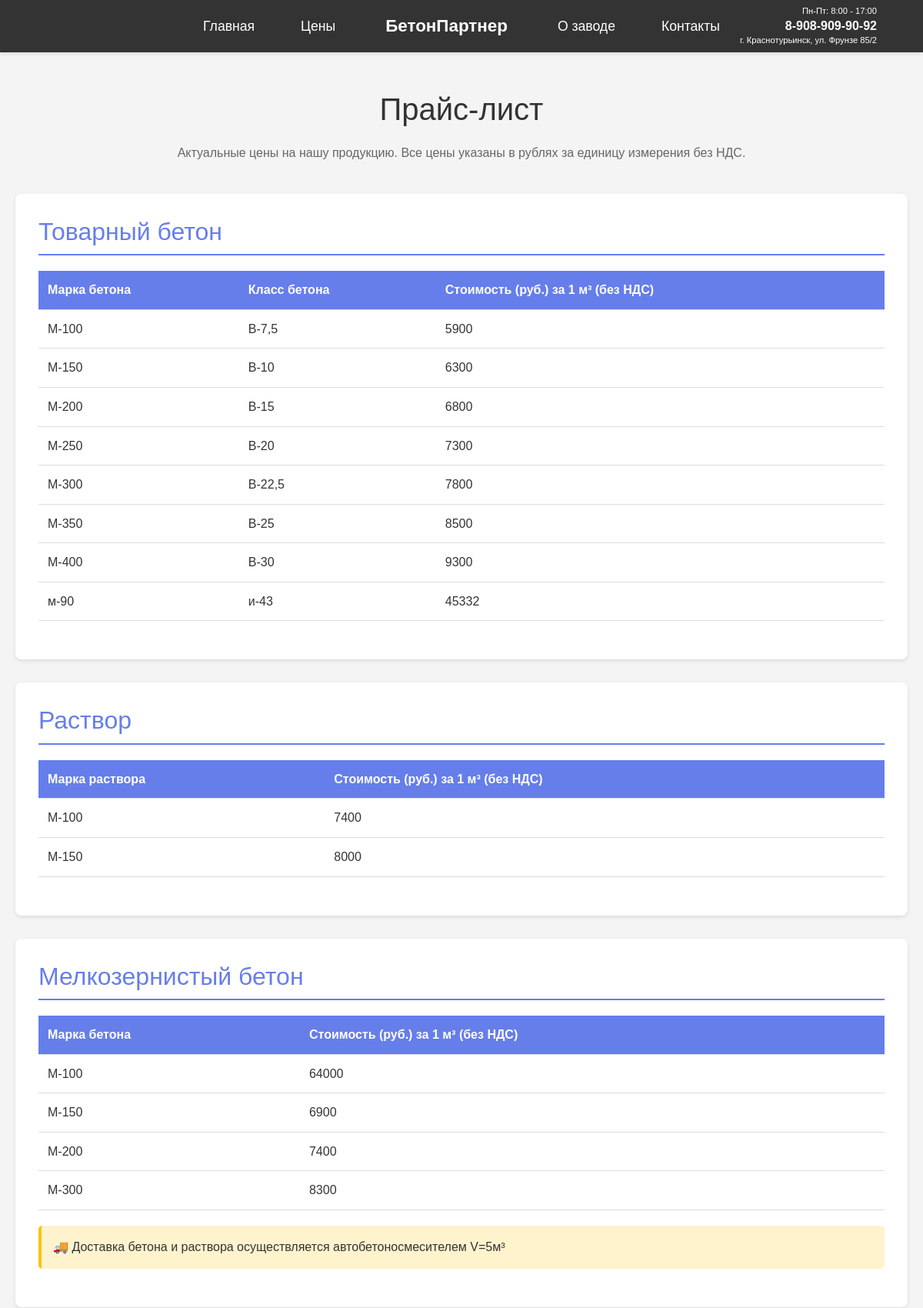
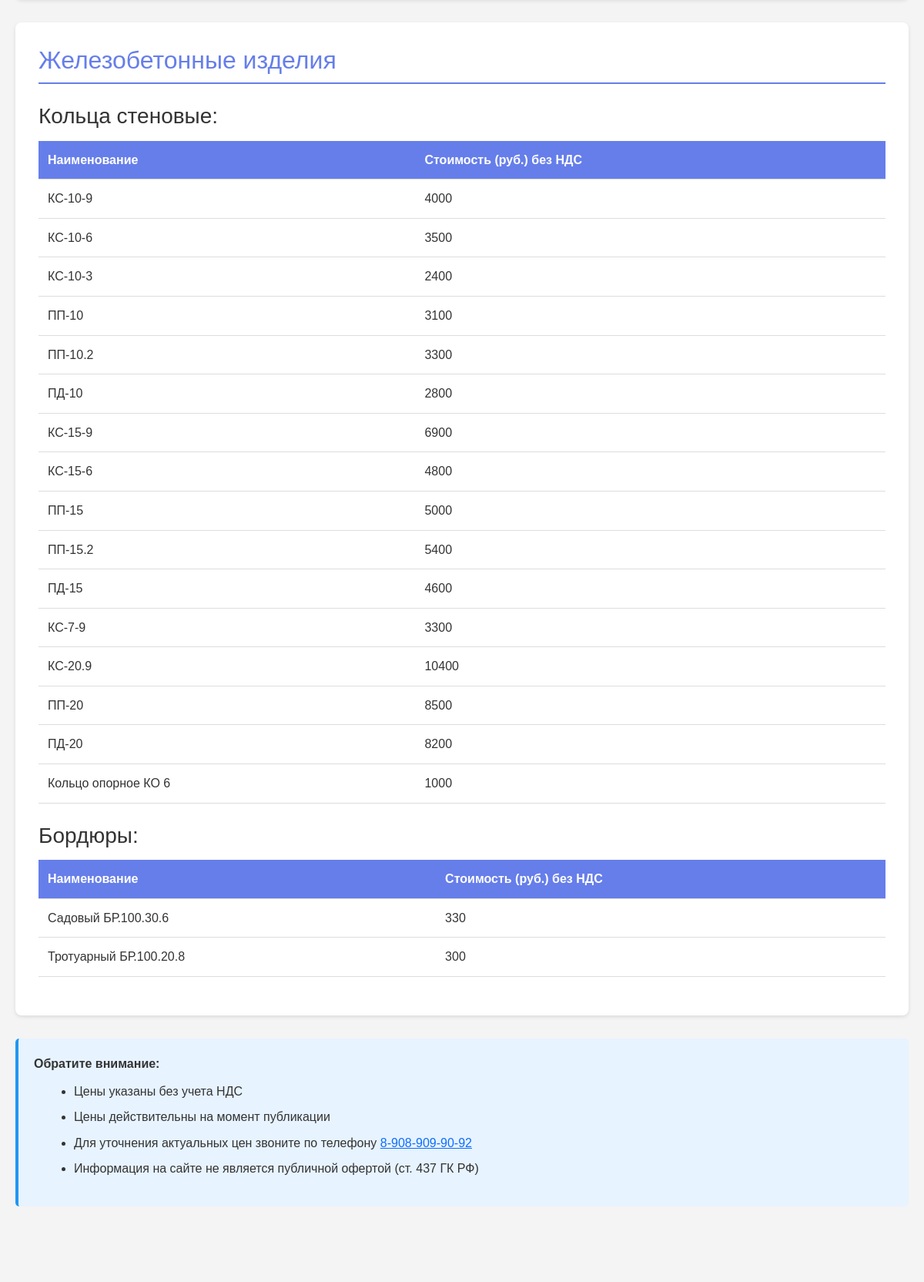
Screenshot of /prices (upper part) with the database file from the repository (2 pictures, top to bottom).
### app.py (models this page shows)
class ConcretePrice(db.Model):
    id = db.Column(db.Integer, primary_key=True)
    mark = db.Column(db.String(20), nullable=False)
    concrete_class = db.Column(db.String(20), nullable=False)
    price = db.Column(db.Integer, nullable=False)

class MortarPrice(db.Model):
    id = db.Column(db.Integer, primary_key=True)
    mark = db.Column(db.String(20), nullable=False)
    price = db.Column(db.Integer, nullable=False)

class FineConcretePrice(db.Model):
    id = db.Column(db.Integer, primary_key=True)
    mark = db.Column(db.String(20), nullable=False)
    price = db.Column(db.Integer, nullable=False)

class ZBIPrice(db.Model):
    id = db.Column(db.Integer, primary_key=True)
    name = db.Column(db.String(100), nullable=False)
    price = db.Column(db.Integer, nullable=False)
    category = db.Column(db.String(50), nullable=False)

### app.py (the view)
@app.route('/prices')
def prices():
    return render_template('price.html',
        concrete=ConcretePrice.query.all(),
        mortar=MortarPrice.query.all(),
        fine_concrete=FineConcretePrice.query.all(),
        rings=ZBIPrice.query.filter_by(category='rings').all(),
        borders=ZBIPrice.query.filter_by(category='borders').all())

### templates/price.html (shortened to what this page needs)
{% extends "base.html" %}
{% block content %}
<div class="prices-page">
    <h1>Прайс-лист</h1>
    <p class="prices-intro">Актуальные цены на нашу продукцию. Все цены указаны в рублях за единицу измерения без НДС.</p>
    <div class="price-section" id="concrete">
        <h2>Товарный бетон</h2>
        <table class="price-table">
            <thead>
                <tr>
                    <th>Марка бетона</th>
                    <th>Класс бетона</th>
                    <th>Стоимость (руб.) за 1 м³ (без НДС)</th>
                </tr>
            </thead>
            <tbody>
                {% for item in concrete %}
                <tr>
                    <td>{{ item.mark }}</td>
                    <td>{{ item.concrete_class }}</td>
                    <td>{{ item.price }}</td>
                </tr>
                {% endfor %}
            </tbody>
        </table>
    </div>
    <div class="price-section" id="mortar">
        <h2>Раствор</h2>
        <table class="price-table">
            <thead>
                <tr>
                    <th>Марка раствора</th>
                    <th>Стоимость (руб.) за 1 м³ (без НДС)</th>
                </tr>
            </thead>
            <tbody>
                {% for item in mortar %}
                <tr>
                    <td>{{ item.mark }}</td>
                    <td>{{ item.price }}</td>
                </tr>
                {% endfor %}
            </tbody>
        </table>
    </div>
    <div class="price-section" id="fine-concrete">
        <h2>Мелкозернистый бетон</h2>
        <table class="price-table">
            <thead>
                <tr>
                    <th>Марка бетона</th>
                    <th>Стоимость (руб.) за 1 м³ (без НДС)</th>
                </tr>
            </thead>
            <tbody>
                {% for item in fine_concrete %}
                <tr>
                    <td>{{ item.mark }}</td>
                    <td>{{ item.price }}</td>
                </tr>
                {% endfor %}
            </tbody>
        </table>
        <p class="delivery-info">🚚 Доставка бетона и раствора осуществляется автобетоносмесителем V=5м³</p>
    </div>
    <div class="price-section" id="zbi">
        <h2>Железобетонные изделия</h2>
        <h3>Кольца стеновые:</h3>
        <table class="price-table">
            <thead>
                <tr>
                    <th>Наименование</th>
                    <th>Стоимость (руб.) без НДС</th>
                </tr>
            </thead>
            <tbody>
                {% for item in rings %}
                <tr>
                    <td>{{ item.name }}</td>
                    <td>{{ item.price }}</td>
                </tr>
                {% endfor %}
            </tbody>
        </table>
        <h3>Бордюры:</h3>
        <table class="price-table">
            <thead>
                <tr>
                    <th>Наименование</th>
                    <th>Стоимость (руб.) без НДС</th>
                </tr>
            </thead>
            <tbody>
                {% for item in borders %}
                <tr>
                    <td>{{ item.name }}</td>
                    <td>{{ item.price }}</td>
                </tr>
                {% endfor %}
            </tbody>
        </table>
    </div>
    <div class="price-note">
        <strong>Обратите внимание:</strong>
        <ul>
            <li>Цены указаны без учета НДС</li>
            <li>Цены действительны на момент публикации</li>
            <li>Для уточнения актуальных цен звоните по телефону <a href="tel:+79089099092">8-908-909-90-92</a></li>
            <li>Информация на сайте не является публичной офертой (ст. 437 ГК РФ)</li>
        </ul>
    </div>
</div>
{% endblock %}

### static/css/style.css (style rules this page uses)
* { margin: 0; padding: 0; box-sizing: border-box; }
body { margin: 0; padding: 0; font-family: Arial, sans-serif; background-color: #f4f4f4; color: #333; line-height: 1.6; }
.prices-page { max-width: 1200px; margin: 0 auto; }
.prices-page h1 { text-align: center; margin-bottom: 20px; font-size: 2.5rem; }
.prices-intro { text-align: center; margin-bottom: 40px; color: #666; }
.price-section { background: #fff; padding: 30px; margin-bottom: 30px; border-radius: 8px; box-shadow: 0 2px 5px rgba(0,0,0,0.1); }
.price-section h2 { margin-bottom: 20px; color: #667eea; border-bottom: 2px solid #667eea; padding-bottom: 10px; }
.price-section h3 { margin: 25px 0 15px; color: #333; }
.price-table { width: 100%; border-collapse: collapse; margin-bottom: 20px; }
.price-table th, .price-table td { padding: 12px; text-align: left; border-bottom: 1px solid #ddd; }
.price-table th { background-color: #667eea; color: #fff; font-weight: bold; }
.delivery-info { background: #fff3cd; padding: 15px; border-radius: 5px; margin: 20px 0; border-left: 4px solid #ffc107; }
.price-note { background: #e7f3ff; padding: 20px; border-radius: 5px; margin-top: 30px; border-left: 4px solid #2196F3; }
.price-note ul { margin-left: 20px; margin-top: 10px; }
.price-note li { margin-bottom: 8px; }

### rows the page displays
ConcretePrice: mark "М-100", concrete_class "В-7,5", price "5900"
ConcretePrice: mark "М-150", concrete_class "В-10", price "6300"
ConcretePrice: mark "М-200", concrete_class "В-15", price "6800"
ConcretePrice: mark "М-250", concrete_class "В-20", price "7300"
ConcretePrice: mark "М-300", concrete_class "В-22,5", price "7800"
ConcretePrice: mark "М-350", concrete_class "В-25", price "8500"
ConcretePrice: mark "М-400", concrete_class "В-30", price "9300"
ConcretePrice: mark "м-90", concrete_class "и-43", price "45332"
MortarPrice: mark "М-100", price "7400"
MortarPrice: mark "М-150", price "8000"
FineConcretePrice: mark "М-100", price "64000"
FineConcretePrice: mark "М-150", price "6900"
FineConcretePrice: mark "М-200", price "7400"
FineConcretePrice: mark "М-300", price "8300"
ZBIPrice: name "КС-10-9", price "4000"
ZBIPrice: name "КС-10-6", price "3500"
ZBIPrice: name "КС-10-3", price "2400"
ZBIPrice: name "ПП-10", price "3100"
ZBIPrice: name "ПП-10.2", price "3300"
ZBIPrice: name "ПД-10", price "2800"
ZBIPrice: name "КС-15-9", price "6900"
ZBIPrice: name "КС-15-6", price "4800"
ZBIPrice: name "ПП-15", price "5000"
ZBIPrice: name "ПП-15.2", price "5400"
ZBIPrice: name "ПД-15", price "4600"
ZBIPrice: name "КС-7-9", price "3300"
ZBIPrice: name "КС-20.9", price "10400"
ZBIPrice: name "ПП-20", price "8500"
ZBIPrice: name "ПД-20", price "8200"
ZBIPrice: name "Кольцо опорное КО 6", price "1000"
ZBIPrice: name "Садовый БР.100.30.6", price "330"
ZBIPrice: name "Тротуарный БР.100.20.8", price "300"
